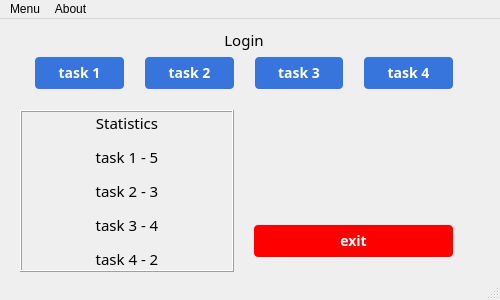
<?xml version="1.0" encoding="UTF-8"?>
<ui version="4.0">
 <class>MainWindow</class>
 <widget class="QMainWindow" name="MainWindow">
  <property name="geometry">
   <rect>
    <x>0</x>
    <y>0</y>
    <width>500</width>
    <height>300</height>
   </rect>
  </property>
  <property name="minimumSize">
   <size>
    <width>500</width>
    <height>300</height>
   </size>
  </property>
  <property name="maximumSize">
   <size>
    <width>500</width>
    <height>300</height>
   </size>
  </property>
  <property name="windowTitle">
   <string>MainWindow</string>
  </property>
  <widget class="QWidget" name="centralwidget">
   <widget class="QWidget" name="verticalLayoutWidget_2">
    <property name="geometry">
     <rect>
      <x>20</x>
      <y>10</y>
      <width>448</width>
      <height>243</height>
     </rect>
    </property>
    <layout class="QVBoxLayout" name="verticalLayout_3">
     <property name="sizeConstraint">
      <enum>QLayout::SetDefaultConstraint</enum>
     </property>
     <item>
      <spacer name="verticalSpacer">
       <property name="orientation">
        <enum>Qt::Vertical</enum>
       </property>
       <property name="sizeHint" stdset="0">
        <size>
         <width>20</width>
         <height>40</height>
        </size>
       </property>
      </spacer>
     </item>
     <item>
      <widget class="QLabel" name="label">
       <property name="font">
        <font>
         <family>Cascadia Code</family>
         <pointsize>11</pointsize>
        </font>
       </property>
       <property name="text">
        <string>Login</string>
       </property>
       <property name="alignment">
        <set>Qt::AlignCenter</set>
       </property>
      </widget>
     </item>
     <item>
      <spacer name="verticalSpacer_2">
       <property name="orientation">
        <enum>Qt::Vertical</enum>
       </property>
       <property name="sizeHint" stdset="0">
        <size>
         <width>20</width>
         <height>40</height>
        </size>
       </property>
      </spacer>
     </item>
     <item>
      <layout class="QHBoxLayout" name="horizontalLayout">
       <property name="leftMargin">
        <number>15</number>
       </property>
       <item>
        <widget class="QPushButton" name="pushButton_1">
         <property name="font">
          <font>
           <family>Cascadia Code</family>
           <pointsize>-1</pointsize>
           <bold>false</bold>
           <underline>false</underline>
           <strikeout>false</strikeout>
          </font>
         </property>
         <property name="styleSheet">
          <string notr="true">QPushButton {
	padding: 0 20px;
	margin: 0 15px 15px 0;
	outline: none;
	border: none;  
	border-radius: 4px;
	height: 32px;
	line-height: 32px;
	font-size: 14px;
	font-weight: 500;
	text-decoration: none;
	color: #fff;
	background-color: #3775dd;
	border-color: redf;
	vertical-align: top;
}

QPushButton:hover {
	background-color: #001f9c;
}

QPushButton:hover:!pressed {
	background-color: #002fed;
}</string>
         </property>
         <property name="text">
          <string>task 1</string>
         </property>
        </widget>
       </item>
       <item>
        <widget class="QPushButton" name="pushButton_2">
         <property name="font">
          <font>
           <family>Cascadia Code</family>
           <pointsize>-1</pointsize>
           <bold>false</bold>
           <underline>false</underline>
           <strikeout>false</strikeout>
          </font>
         </property>
         <property name="styleSheet">
          <string notr="true">QPushButton {
	padding: 0 20px;
	margin: 0 15px 15px 0;
	outline: none;
	border: none;  
	border-radius: 4px;
	height: 32px;
	line-height: 32px;
	font-size: 14px;
	font-weight: 500;
	text-decoration: none;
	color: #fff;
	background-color: #3775dd;
	border-color: redf;
	vertical-align: top;
}

QPushButton:hover {
	background-color: #001f9c;
}

QPushButton:hover:!pressed {
	background-color: #002fed;
}</string>
         </property>
         <property name="text">
          <string>task 2</string>
         </property>
        </widget>
       </item>
       <item>
        <widget class="QPushButton" name="pushButton_3">
         <property name="font">
          <font>
           <family>Cascadia Code</family>
           <pointsize>-1</pointsize>
           <bold>false</bold>
           <underline>false</underline>
           <strikeout>false</strikeout>
          </font>
         </property>
         <property name="styleSheet">
          <string notr="true">QPushButton {
	padding: 0 20px;
	margin: 0 15px 15px 0;
	outline: none;
	border: none;  
	border-radius: 4px;
	height: 32px;
	line-height: 32px;
	font-size: 14px;
	font-weight: 500;
	text-decoration: none;
	color: #fff;
	background-color: #3775dd;
	border-color: redf;
	vertical-align: top;
}

QPushButton:hover {
	background-color: #001f9c;
}

QPushButton:hover:!pressed {
	background-color: #002fed;
}</string>
         </property>
         <property name="text">
          <string>task 3</string>
         </property>
        </widget>
       </item>
       <item>
        <widget class="QPushButton" name="pushButton_4">
         <property name="font">
          <font>
           <family>Cascadia Code</family>
           <pointsize>-1</pointsize>
           <bold>false</bold>
           <underline>false</underline>
           <strikeout>false</strikeout>
          </font>
         </property>
         <property name="styleSheet">
          <string notr="true">QPushButton {
	padding: 0 20px;
	margin: 0 15px 15px 0;
	outline: none;
	border: none;  
	border-radius: 4px;
	height: 32px;
	line-height: 32px;
	font-size: 14px;
	font-weight: 500;
	text-decoration: none;
	color: #fff;
	background-color: #3775dd;
	border-color: redf;
	vertical-align: top;
}

QPushButton:hover {
	background-color: #001f9c;
}

QPushButton:hover:!pressed {
	background-color: #002fed;
}</string>
         </property>
         <property name="text">
          <string>task 4</string>
         </property>
        </widget>
       </item>
      </layout>
     </item>
     <item>
      <spacer name="verticalSpacer_3">
       <property name="orientation">
        <enum>Qt::Vertical</enum>
       </property>
       <property name="sizeHint" stdset="0">
        <size>
         <width>20</width>
         <height>20</height>
        </size>
       </property>
      </spacer>
     </item>
     <item>
      <layout class="QHBoxLayout" name="horizontalLayout_2">
       <property name="spacing">
        <number>20</number>
       </property>
       <item>
        <widget class="QLabel" name="label_statistics">
         <property name="font">
          <font>
           <family>Cascadia Code</family>
           <pointsize>11</pointsize>
          </font>
         </property>
         <property name="layoutDirection">
          <enum>Qt::LeftToRight</enum>
         </property>
         <property name="frameShape">
          <enum>QFrame::Box</enum>
         </property>
         <property name="frameShadow">
          <enum>QFrame::Raised</enum>
         </property>
         <property name="lineWidth">
          <number>1</number>
         </property>
         <property name="text">
          <string>&lt;html&gt;&lt;head/&gt;&lt;body&gt;&lt;p&gt;Statistics&lt;/p&gt;&lt;p&gt;task 1 - 5&lt;/p&gt;&lt;p&gt;task 2 - 3&lt;/p&gt;&lt;p&gt;task 3 - 4&lt;/p&gt;&lt;p&gt;task 4 - 2&lt;/p&gt;&lt;/body&gt;&lt;/html&gt;</string>
         </property>
         <property name="alignment">
          <set>Qt::AlignCenter</set>
         </property>
        </widget>
       </item>
       <item>
        <layout class="QVBoxLayout" name="verticalLayout">
         <item>
          <spacer name="verticalSpacer_1">
           <property name="orientation">
            <enum>Qt::Vertical</enum>
           </property>
           <property name="sizeHint" stdset="0">
            <size>
             <width>20</width>
             <height>40</height>
            </size>
           </property>
          </spacer>
         </item>
         <item>
          <widget class="QPushButton" name="pushButton_exit">
           <property name="font">
            <font>
             <family>Cascadia Code</family>
             <pointsize>-1</pointsize>
             <bold>false</bold>
             <underline>false</underline>
             <strikeout>false</strikeout>
            </font>
           </property>
           <property name="styleSheet">
            <string notr="true">QPushButton {
	padding: 0 20px;
	margin: 0 15px 15px 0;
	outline: none;
	border: none;  
	border-radius: 4px;
	height: 32px;
	line-height: 32px;
	font-size: 14px;
	font-weight: 500;
	text-decoration: none;
	color: #fff;
	background-color: red;
	border-color: redf;
	vertical-align: top;
}

QPushButton:hover {
	background-color: #a80c0c;
}

QPushButton:hover:!pressed {
	background-color: #c80e0e;
}</string>
           </property>
           <property name="text">
            <string>exit</string>
           </property>
          </widget>
         </item>
        </layout>
       </item>
      </layout>
     </item>
    </layout>
   </widget>
  </widget>
  <widget class="QMenuBar" name="menubar">
   <property name="geometry">
    <rect>
     <x>0</x>
     <y>0</y>
     <width>500</width>
     <height>21</height>
    </rect>
   </property>
   <widget class="QMenu" name="menuMenu">
    <property name="title">
     <string>Menu</string>
    </property>
    <addaction name="action_task_1"/>
    <addaction name="action_task_2"/>
    <addaction name="action_task_3"/>
    <addaction name="separator"/>
    <addaction name="action_exit"/>
   </widget>
   <widget class="QMenu" name="menuAbout">
    <property name="title">
     <string>About</string>
    </property>
   </widget>
   <addaction name="menuMenu"/>
   <addaction name="menuAbout"/>
  </widget>
  <widget class="QStatusBar" name="statusbar"/>
  <action name="action_task_1">
   <property name="text">
    <string>task 1</string>
   </property>
  </action>
  <action name="action_task_2">
   <property name="text">
    <string>task 2</string>
   </property>
  </action>
  <action name="action_task_3">
   <property name="text">
    <string>task 3</string>
   </property>
  </action>
  <action name="action_exit">
   <property name="text">
    <string>exit</string>
   </property>
  </action>
  <action name="actionIt_s_a_main_window">
   <property name="text">
    <string>It's a main window</string>
   </property>
  </action>
 </widget>
 <resources/>
 <connections/>
</ui>
